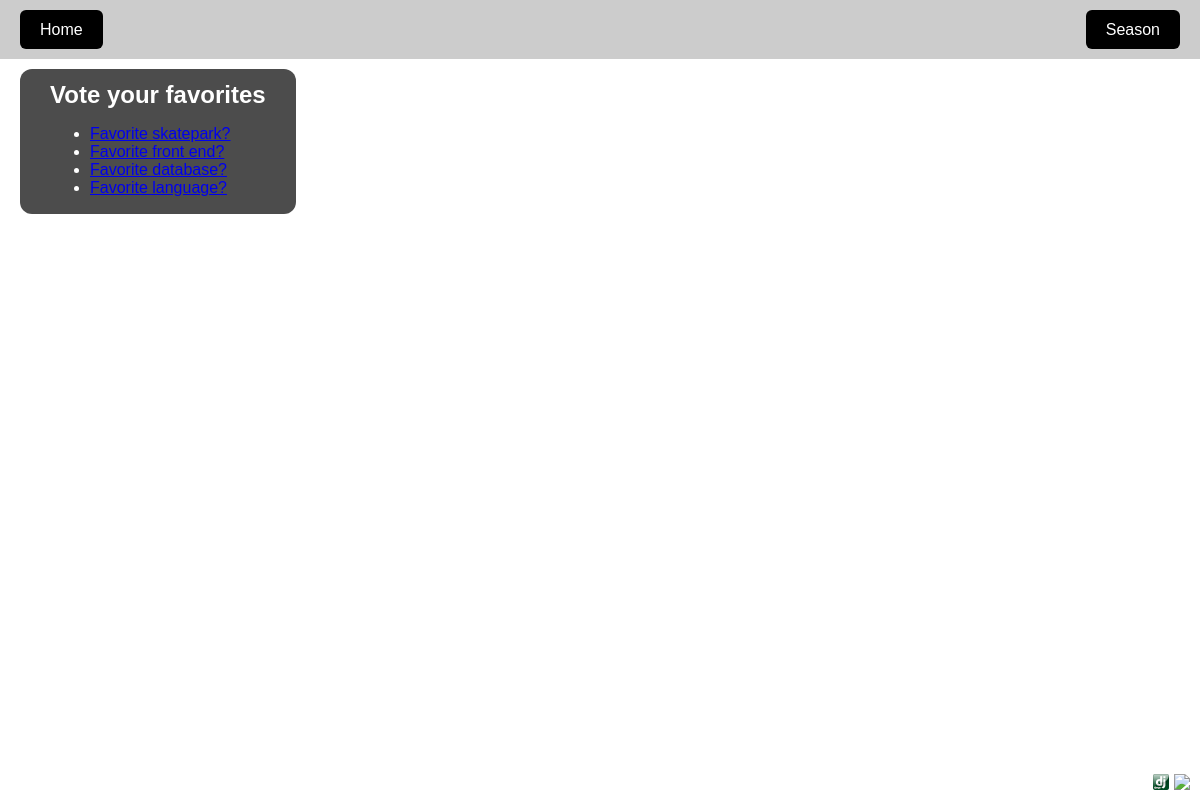
Screenshot of /polls/ with the database file from the repository.
### polls/models.py (models this page shows, shortened)
class Question(models.Model):
    question_text = models.CharField(max_length=200)
    pub_date = models.DateTimeField("date published")

### polls/views.py (the view)
# urls.py: path("", views.IndexView.as_view(), name="index"),
class IndexView(generic.ListView):
    template_name = "polls/index.html"
    context_object_name = "latest_question_list"
    def get_queryset(self):
        return Question.objects.filter(pub_date__lte=timezone.now()).order_by("-pub_date")

### polls/templates/polls/index.html (shortened to what this page needs)
{% extends "base.html" %}
{% block content %}
<div class="text-box">
  <h2>Vote your favorites</h2>
  {% if latest_question_list %}
    <ul>
      {% for question in latest_question_list %}
        <li><a href="{% url 'polls:detail' question.id %}">{{ question.question_text }}</a></li>
      {% endfor %}
    </ul>
  {% else %}
    <p>No polls are available.</p>
  {% endif %}
</div>
{% endblock %}

### polls/static/polls/styles.css (style rules this page uses)
html, body { margin: 0; }
body { background-size: cover; background-repeat: no-repeat; background-position: center center; font-family: Arial, sans-serif; color: black; min-height: 100vh; }
.text-box { background-color: rgba(0,0,0,0.7); color: white; padding: 0px 30px 1px 30px; border-radius: 12px; display: inline-block; font-size: 16px; margin-left: 20px; text-align: left; }
.text-box p, .text-box h1, .text-box h2, .text-box h3 { margin-top: 0.5em; margin-bottom: 0.5em; }

### rows the page displays
Question: question_text "Favorite skatepark?"
Question: question_text "Favorite front end?"
Question: question_text "Favorite database?"
Question: question_text "Favorite language?"
